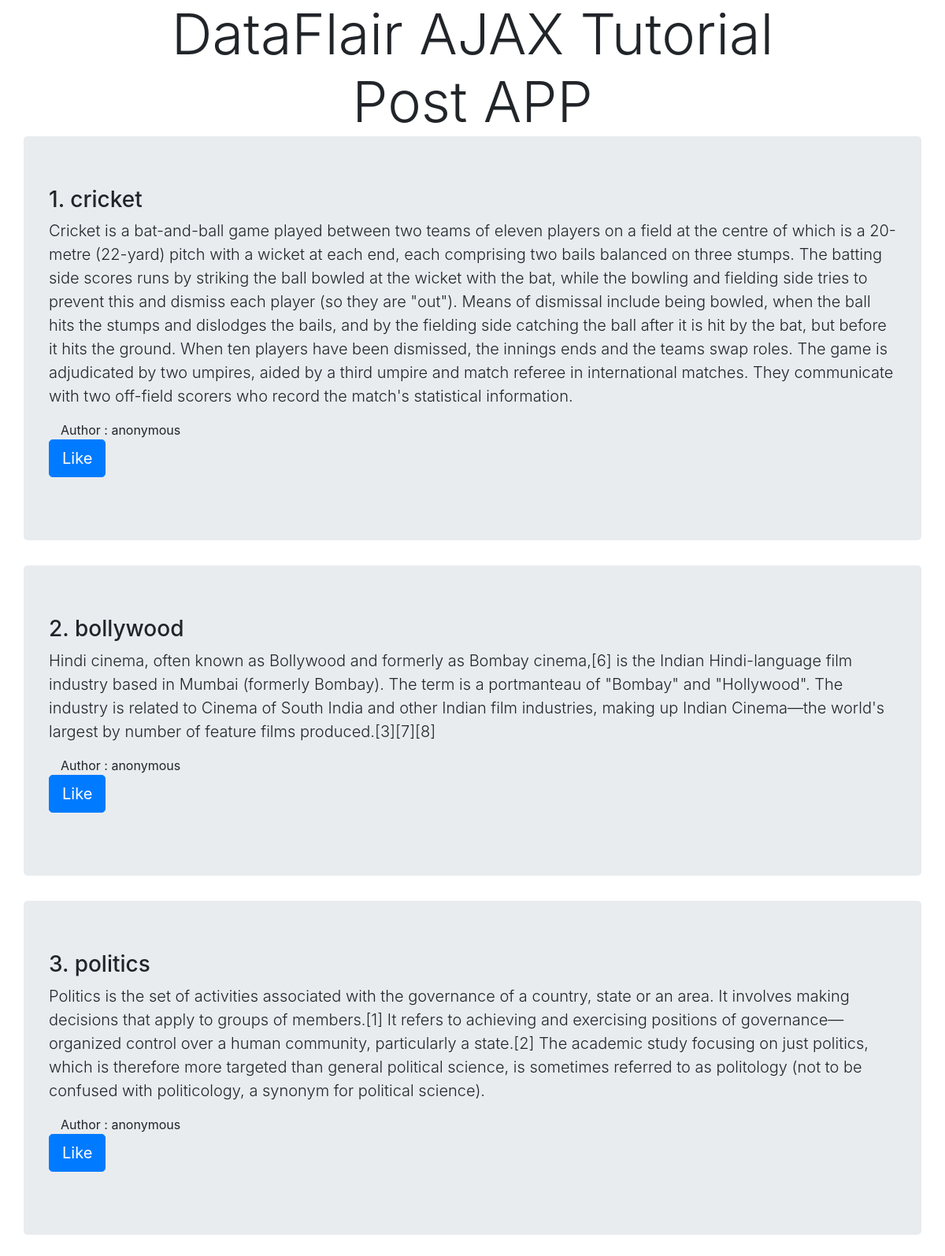
Screenshot of /ajax/ with the database file from the repository.
### post/models.py (models this page shows)
class Post(models.Model):
    post_heading = models.CharField(max_length = 200)
    post_text = models.TextField()
    post_author = models.CharField(max_length = 100, default = 'anonymous')

### post/views.py (the view)
# urls.py: path('', views.index, name='index'),
def index(request):
    posts = Post.objects.all()
    return render(request, 'post/index.html', { 'posts': posts })

### templates/post/index.html (shortened to what this page needs)
<!DOCTYPE html>
<html>
<head>
    <link rel="stylesheet" href="https://stackpath.bootstrapcdn.com/bootstrap/4.3.1/css/bootstrap.min.css">
</head>
<body>
    <div class = "display-3 color-red"><center>DataFlair AJAX Tutorial<br>Post APP</center></div>
    {% for post in posts %}
        <div class = 'container jumbotron'>
        <h3 class="display-5">{{ forloop.counter }}. {{ post.post_heading }}</h3>
<p class="lead">{{ post.post_text }} </p>
        <p>
        <div type="text/css" class = "container">Author : {{ post.post_author }}</div>
        <a class="likebutton btn btn-primary btn-lg" id="like{{ post.id }}" href="#" data-catid="{{ post.id }}">Like</a> </p>
</div>
{% endfor %}
</body>
</html>

### rows the page displays
Post: post_heading "cricket", post_text "Cricket is a bat-and-ball game played between two teams of eleven players on a field at the centre of which is a 20-metre (22-yard) pitch with a wicket at each end, each comprising two bails balanced on three stumps. The batting side scores runs by striking the ball bowled at the wicket with the bat, while the bowling and fielding side tries to prevent this and dismiss each player (so they are \"out\"). Means of dismissal include being bowled, when the ball hits the stumps and dislodges the bails, and by the fielding side catching the ball after it is hit by the bat, but before it hits the ground. When ten players have been dismissed, the innings ends and the teams swap roles. The game is…", post_author "anonymous"
Post: post_heading "bollywood", post_text "Hindi cinema, often known as Bollywood and formerly as Bombay cinema,[6] is the Indian Hindi-language film industry based in Mumbai (formerly Bombay). The term is a portmanteau of \"Bombay\" and \"Hollywood\". The industry is related to Cinema of South India and other Indian film industries, making up Indian Cinema—the world's largest by number of feature films produced.[3][7][8]", post_author "anonymous"
Post: post_heading "politics", post_text "Politics is the set of activities associated with the governance of a country, state or an area. It involves making decisions that apply to groups of members.[1] It refers to achieving and exercising positions of governance—organized control over a human community, particularly a state.[2] The academic study focusing on just politics, which is therefore more targeted than general political science, is sometimes referred to as politology (not to be confused with politicology, a synonym for political science).", post_author "anonymous"
